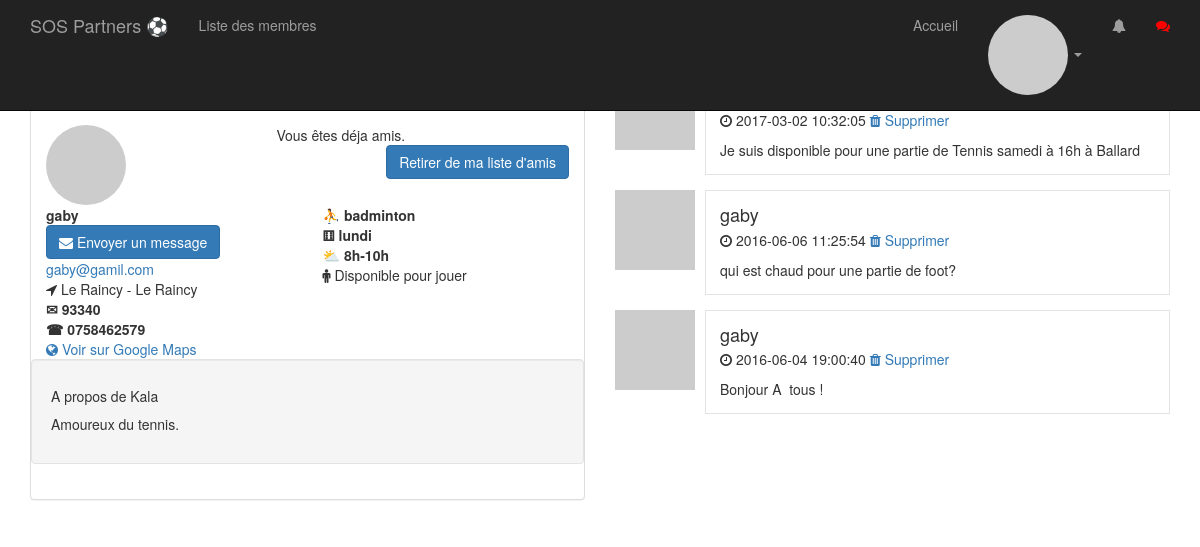
The app's page /profile.php?id=17 (signed in) with its own data.
### tables this page shows
CREATE TABLE `users` (
  `id` int(11) NOT NULL,
  `name` varchar(255) DEFAULT NULL,
  `pseudo` varchar(255) DEFAULT NULL,
  `email` varchar(255) DEFAULT NULL,
  `password` varchar(255) DEFAULT NULL,
  `active` enum('0','1') DEFAULT '0',
  `created_at` datetime DEFAULT NULL,
  `ville` varchar(255) DEFAULT NULL,
  `adresse` varchar(255) DEFAULT NULL,
  `sex` enum('H','F') DEFAULT NULL,
  `code_postal` varchar(255) DEFAULT NULL,
  `telephone` varchar(255) DEFAULT NULL,
  `disponible` enum('0','1') DEFAULT '0',
  `bio` text,
  `jour` enum('lundi','mardi','mercredi','jeudi','vendredi','samedi','dimanche') DEFAULT NULL,
  `sport` enum('badminton','tennis','squash','handball','basket','foot','volley','judo','golf') DEFAULT NULL,
  `disponibilite` set('8h-10h','10h-12h','12h-14h','14h-16h','16h-18h','18h-20h','20h-22h') DEFAULT NULL,
  `niveau` enum('debutant','amateur','competiteur','professionnel') DEFAULT NULL,
  `avatar` varchar(255) NOT NULL
);

CREATE TABLE `microposts` (
  `id` int(11) NOT NULL,
  `content` text,
  `user_id` int(11) DEFAULT NULL,
  `created_at` datetime DEFAULT NULL
);

### profile.php (called while the page is built, shortened)
<?php
require("config/database.php");
require("includes/functions.php");
if(!empty($_GET['id'])){
	$user = find_user_by_id($_GET['id']);
	if(!$user) {
		redirect('index.php');
	} else {
    $q = $db->prepare('SELECT id, content, created_at FROM microposts WHERE user_id = :user_id ORDER BY created_at DESC');
    $q->execute([
      'user_id' => $_GET['id']
      ]);
    $microposts = $q->fetchAll(PDO::FETCH_OBJ);
  }
}else{
	redirect('profile.php?id='.get_session('user_id'));
}
require("views/profile.views.php");

### includes/functions.php (called while the page is built, shortened)
<?php
if(!function_exists('e')){
    function e($string){
     if($string){
     	return htmlspecialchars($string);
     }
    }
}
if(!function_exists('get_session')){
    function get_session($key){
     if($key){
   return !empty($_SESSION[$key])
            ? e($_SESSION[$key])
             : null;
     }
  }
}
if(!function_exists('get_avatar_url')){
    function get_avatar_url($email, $size = 25){
  return "http://gravatar.com/avatar/".md5(strtolower(trim(e($email))))."?s=".$size;
     }
    }
if(!function_exists('find_user_by_id')){
    function find_user_by_id($key){
   global $db;
   $q = $db->prepare('SELECT name, pseudo, email, ville, adresse, sex, code_postal, telephone, disponible, jour, sport, disponibilite, niveau, bio FROM users WHERE id = ?');
   $id = $_GET['id'];
   $q->execute([$id]);
   $data = current($q->fetchAll(PDO::FETCH_OBJ));
     return $data;
     }
    }

### partials/_microposts.php (the view)
<article class="media statuts-media">
  <div class="pull-left">
    <img src="<?= get_avatar_url($user->email) ?>" alt="<?=
        $user->pseudo ?>" class="media-object">
  </div>
  <div class="media-body">
    <h4 class="media-heading"><?= e($user->pseudo); ?></h4>
    <p><i class="fa fa-clock-o"></i> <span class="timeago" title="<?= $microposts->created_at ?>"><?= $microposts->created_at ?></span>
      <a date-confirm="Voulez vous vraiment suppromer cette publication ?"
              href="delete_micropost.php?id=<?= $microposts -> id ?>">
          <i class="fa fa-trash"></i> Supprimer
      </a>
    </p>
    <?= nl2br(e($microposts->content)); ?>
  </div>
</article>

### views/profile.views.php (shortened to what this page needs)
<?php include('partials/_header.php'); ?>
<div class="main-content">
    <div class="container">
      <div class="row">
    	<div class="col-md-6">
    		 <div class="panel panel-default">
                   <div class="panel-heading">
                      <h3 class="panel-title">Profil de <?= e($user->pseudo) ?> (
                      </h3>
                   </div>
                <div class="panel-body">
                   <div class="row">
                     <div class="col-md-5">
                       <img src="<?= get_avatar_url($user->email, 100) ?>" alt="Image de Profil de <?= e($user->pseudo) ?>" class="img-circle">
                     </div>
                     <div class="col-md-7">
                        <?php if(!empty($_GET['id']) && $_GET['id'] !== get_session('user_id')): ?>
                        <?php include('partials/_relations_links.php'); ?>
                      <?php endif; ?>
                     </div>
                    </div>
                    <div class="row">
                      <div class="col-sm-6">
                        <strong><?= e($user->pseudo)?></strong><br>
                          <div>
                              <?php if(!empty($_GET['id']) && $_GET['id'] !== get_session('user_id')): ?>
                              <a href="message.php?id=<?= $_GET['id'] ?>" class="btn btn-primary pull-left"><i class="fa fa-envelope"></i> Envoyer un message<a/>
                                  <?php endif; ?>
                        </div>
<a href="mailto:<?= e($user->email) ?>"><?= e($user->email) ?></a><br>
<?=
$user->ville && $user->adresse
    ? '<i class="fa fa-location-arrow"></i>&nbsp'.e($user->ville).' - '.e($user->adresse).'<br/>':'';
?>
<?=
$user->code_postal ? '<strong>✉ '.e($user->code_postal).'</strong><br>':'';
?>
<?=
$user->telephone ? '<strong>☎ '.e($user->telephone).'</strong><br>':'';
?>
<a href="https://www.google.com/maps?q=<?= e($user->ville).''.e($user->adresse) ?>" target="_blank"><i class="fa fa-globe"></i> Voir sur Google Maps</a>
</div>
<div class="col-sm-6">
    <?=
    $user->sport ? '<strong>⛹ ' .e($user->sport). '</strong><br>':'';
    ?>
    <?=
    $user->jour ? '<strong>⚅ ' .e($user->jour). '</strong><br>':'';
    ?>
    <?=
    $user->disponibilite ? '<strong>⛅ ' .e($user->disponibilite). '</strong><br>':'';
    ?>
    <?=
    $user->sex=='H' ? '<i class="fa fa-male"></i>' : '<i class="fa fa-female"></i>';
    ?>
    <?=
    $user->disponible ? 'Disponible pour jouer' : 'Pas Disponible pour jouer';
    ?>
</div>
</div>
<div class="row">
    <div class="col-md-12 well">
        <h5>A propos de <?= e($user->name) ?></h5>
        <p>
            <?= $user->bio ? nl2br(e($user->bio)) : "Aucune description pour le moment..."; ?>
        </p>
    </div>
</div>
</div>
</div>
</div>
<div class="col-md-6">
    <?php if(count($microposts) != 0): ?>
        <?php foreach ($microposts as $microposts): ?>
            <?php include('partials/_microposts.php'); ?>
        <?php endforeach; ?>
    <?php else: ?>
        <p> Cet utilisateur n'a encore rien posté pour l'instant... </P>
    <?php endif; ?>
</div>
<?php include('partials/_footer.php');?>

### assets/css/main.css (style rules this page uses)
body { padding-top: 70px; }
.media-body { border: 1px solid #e3e3e3; background-color: #fff; padding: 1em; margin-bottom: 2em; -ms-word-break: break-all; }

### records on screen
users: pseudo "gaby", email "gaby@gamil.com", ville "Le Raincy", adresse "Le Raincy", code_postal "93340", telephone "0758462579", sport "badminton", jour "lundi", disponibilite "8h-10h", name "Kala", bio "Amoureux du tennis."
microposts: created_at "2017-03-02 10:32:05", content "Je suis disponible pour une partie de Tennis samedi à 16h à Ballard"
microposts: user.pseudo "gaby", created_at "2016-06-06 11:25:54", content "qui est chaud pour une partie de foot?"
microposts: user.pseudo "gaby", created_at "2016-06-04 19:00:40", content "Bonjour A tous !"
